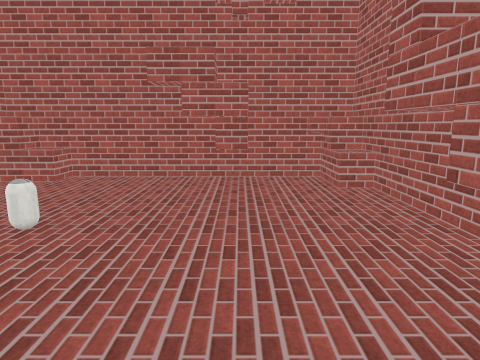
[1] (above)

12 first-person views from a walk through a 3-D level made in the Unity game engine. The camera is 1.4 m above the floor, tilts 10° down and sees 75° across. The floor is counted in squares, 0.5 m on a side. Each view is taken from the middle of a square. On the plan, view 1 faces up. The plan holds only what a view shows up to about 20 squares ahead; the rest is blank. Surface patterns are stand-ins for the level's own textures.

[2]
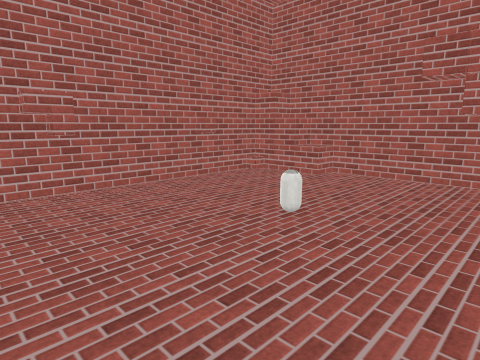

[3]
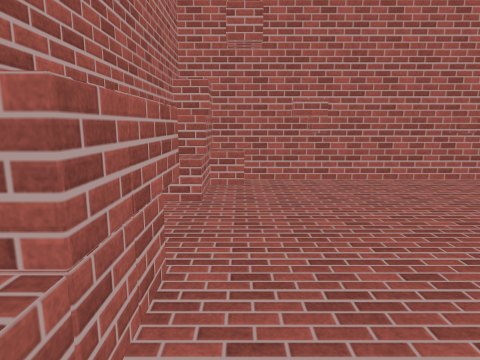

[4]
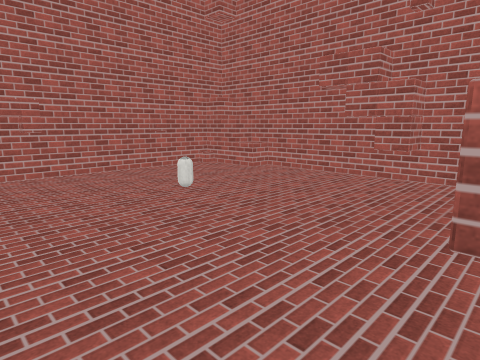

[5]
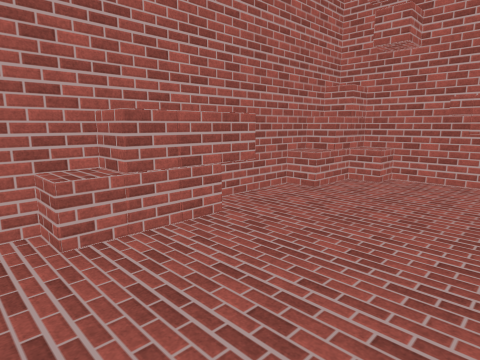

[6]
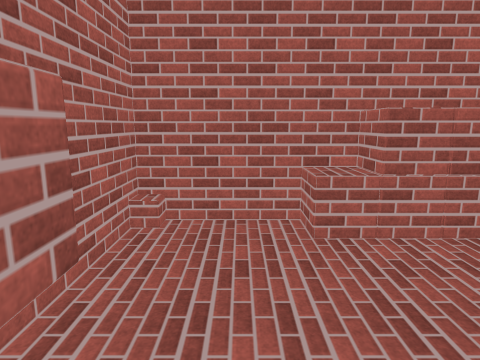

[7]
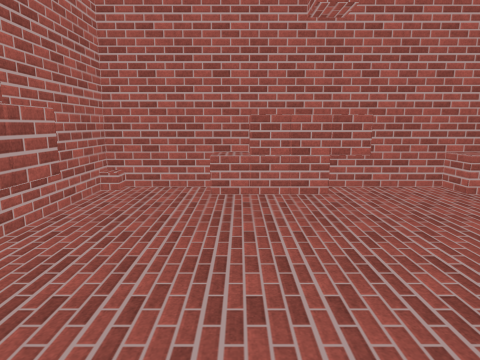

[8]
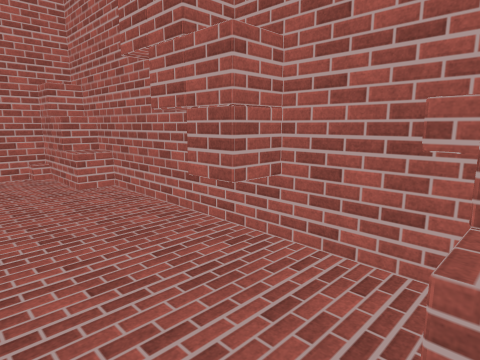

[9]
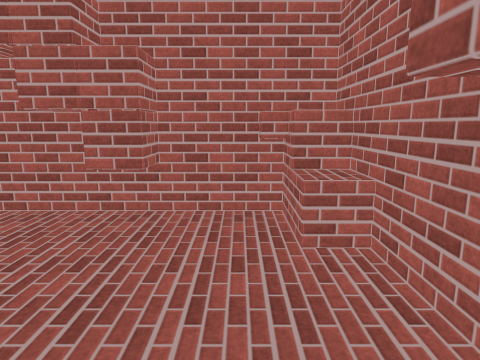

[10]
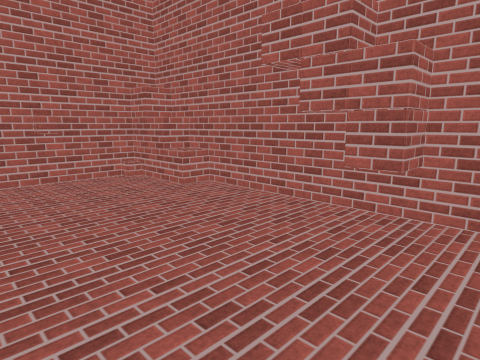

[11]
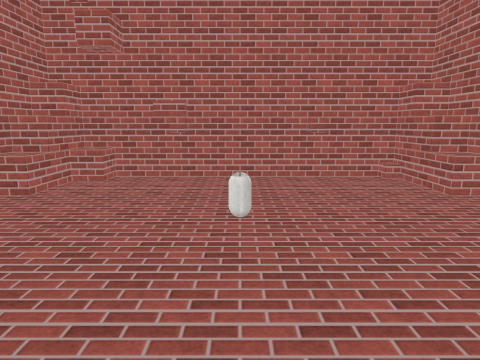

[12]
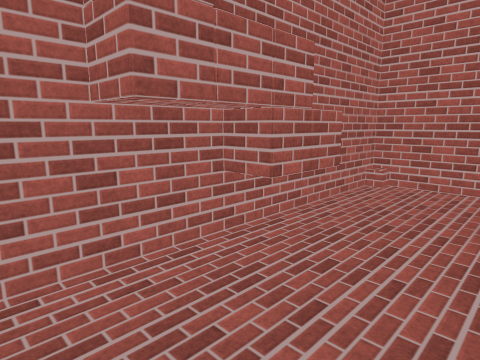

### Floor plan
Points are (right, up) in squares from view 1. A wall is a line through its corners. A room is listed if a view was taken in it or the views show most of it. See-through windows are left out.
Room 1 (views 1, 2, 3, 4, 5, 6, 7, 8, 9, 10, 11, 12)
walls: (-5.2, -1.4) (1.2, -1.4); (-0.4, -1.4) (-0.4, -3); (4.4, 3.4) (4.4, 9.8) (6, 9.8); (-13.2, 3.4) (-14, 3.4); (-9.2, 15.4) (-14, 15.4) (-14, -1.4) (-9.2, -1.4); (6, 7.9) (6, 17) (-12, 17); (-13.2, 11.4) (-13.2, 10.6) (-14, 10.6); (-2, -3) (6, -3) (6, 5.1); (-14, 4.2) (-13.2, 4.2) (-13.2, 2.6) (-14, 2.6); (-12.4, 0.2) (-12.4, -3) (-3.9, -3); (-10.8, -1.4) (-10.8, -3); (4.4, 13.8) (4.4, 17); (0.4, 17.1) (0.4, 15.4) (-2.8, 15.4); (3.6, 16.2) (3.6, 17); (-10.8, 17.1) (-10.8, 15.4); (6.1, 15.4) (4.4, 15.4)
low walls: (-9.2, -1.4) (-9.2, -3); (1.2, -1.4) (1.2, -3); (-9.2, 17.1) (-9.2, 15.4); (-14, 0.2) (-12.4, 0.2); (6.1, 13.8) (4.4, 13.8)
objects: other object (-5, 7)

Where each view was taken, in squares from view 1:
view 1: 0 up, 0 right, facing up
view 2: 0 up, 0 right, facing up-left
view 3: 0 up, 2 right, facing left
view 4: 0 up, 5 right, facing up-left
view 5: 6 up, 3 right, facing down-left
view 6: 6 up, 3 right, facing down
view 7: 11 up, 0 right, facing down
view 8: 11 up, 5 right, facing up-left
view 9: 7 up, 3 right, facing up
view 10: 7 up, 3 right, facing up-left
view 11: 7 up, 3 right, facing left
view 12: 12 up, 0 right, facing down-right
